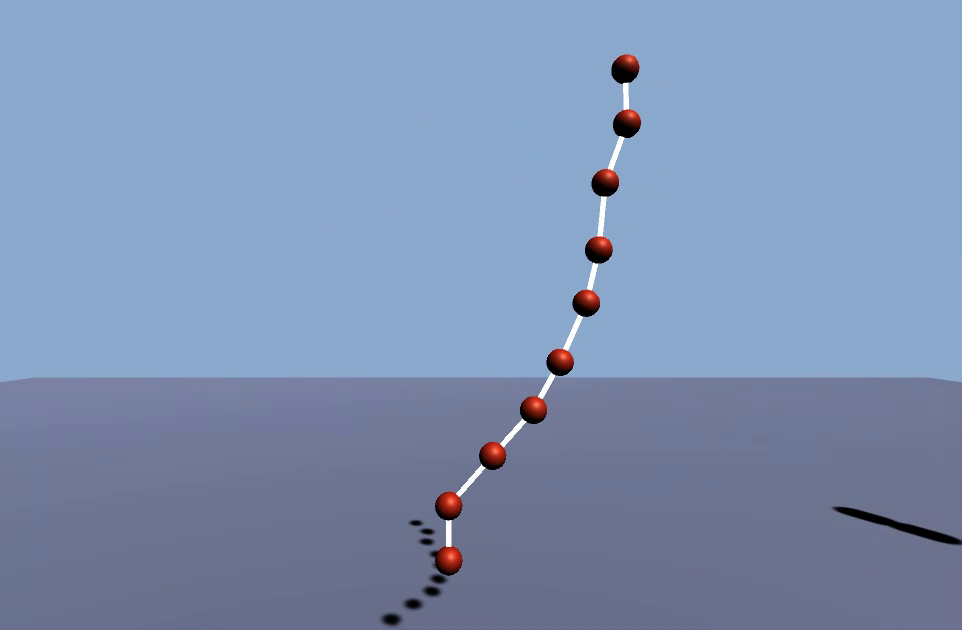
#> input picture frame 43 of python/movie_004.mp4, 962 x 630 px, given in place of senkei.mp4, which was not available
$ python markerget.py
#> lines starting #> are read from the running program, lines starting #| are printed output that depends on the picture; after the words box and inside, x2 and y2 are one past the last pixel; in counts of white or black regions, pixels touching at a corner belong together; long printed decimals are rounded; pictures that were not available may be replaced by others from this repository, and a replacement may not be noted
# -*- coding: utf-8 -*-
"""
Created on Tue Dec 15 15:37:09 2020

@author: 81808
"""
# Import Numpy for easy array manipulation
import numpy as np
# Import OpenCV for easy image rendering
import cv2
import math
from matplotlib import pyplot as plt
import csv
delay = 1
def red_detect(image):
    hsvLower = np.array([160,64,0])    # 抽出する色の下限(HSV)
    hsvUpper = np.array([179,255,255])    # 抽出する色の上限(HSV)
    hsv = cv2.cvtColor(image, cv2.COLOR_BGR2HSV) # 画像をHSVに変換
    hsv_mask = cv2.inRange(hsv, hsvLower, hsvUpper)    # HSVからマスクを作成
    hsvLower2 = np.array([0,64,0])    # 抽出する色の下限(HSV)
    hsvUpper2 = np.array([30,255,255])    # 抽出する色の上限(HSV)
    hsv_mask2 = cv2.inRange(hsv, hsvLower2, hsvUpper2)    # HSVからマスクを作成
    mask=hsv_mask+hsv_mask2
    mask2,center=analysis_blob(mask)
    for i in range(10):
        cv2.circle(image, (int(center[i][0]),int(center[i][1])), 3, (255, 0, 0), -1)

    return image,center


def analysis_blob(mask):
    label = cv2.connectedComponentsWithStats(mask)
    data = np.delete(label[2], 0, 0)
    center = np.delete(label[3], 0, 0)
    center2=np.zeros((10,2))
    if len(data)!=0:
        for i in range(10):
            max_index = np.argmax(data[:,4])
            print("center ",center[max_index])
            center2[i]=center[max_index]

            data=np.delete(data,max_index,0)
            center=np.delete(center,max_index,0)
    mask=cv2.cvtColor(mask,cv2.COLOR_GRAY2BGR)
    return mask,center2


cap = cv2.VideoCapture('senkei.mp4')
key = cv2.waitKey(1)&0xff
#> (key Esc is pressed here)

while True:
    ret, frame = cap.read()
#> frame is the input picture: shape (630, 962, 3); mean B, G, R 179, 146.4, 126.8
    print("aaa")

    if ret:
        red,centerr=red_detect(frame)
#> in red_detect, `hsv = cv2.cvtColor(image, cv2.COLOR_BGR2HSV)`: hsv: shape (630, 962, 3); mean H, S, V 108.6, 76, 179.8
#> in red_detect, `hsv_mask = cv2.inRange(hsv, hsvLower, hsvUpper)`:
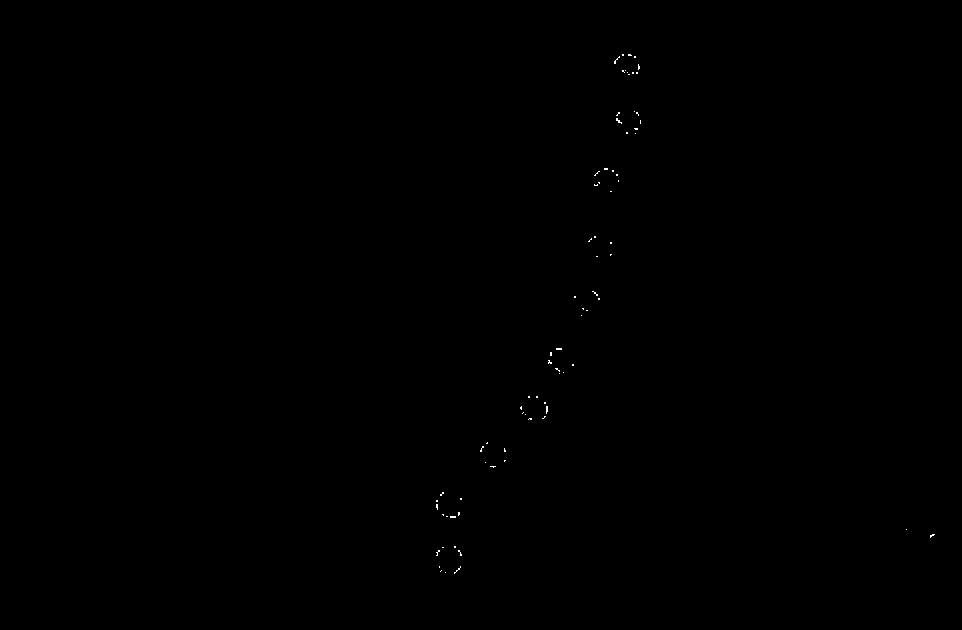
#> hsv_mask: shape (630, 962); 0.07% white in thin lines or dots, all inside (x1, y1, x2, y2) = (436, 54, 935, 574)
#> in red_detect, `hsv_mask2 = cv2.inRange(hsv, hsvLower2, hsvUpper2)`:
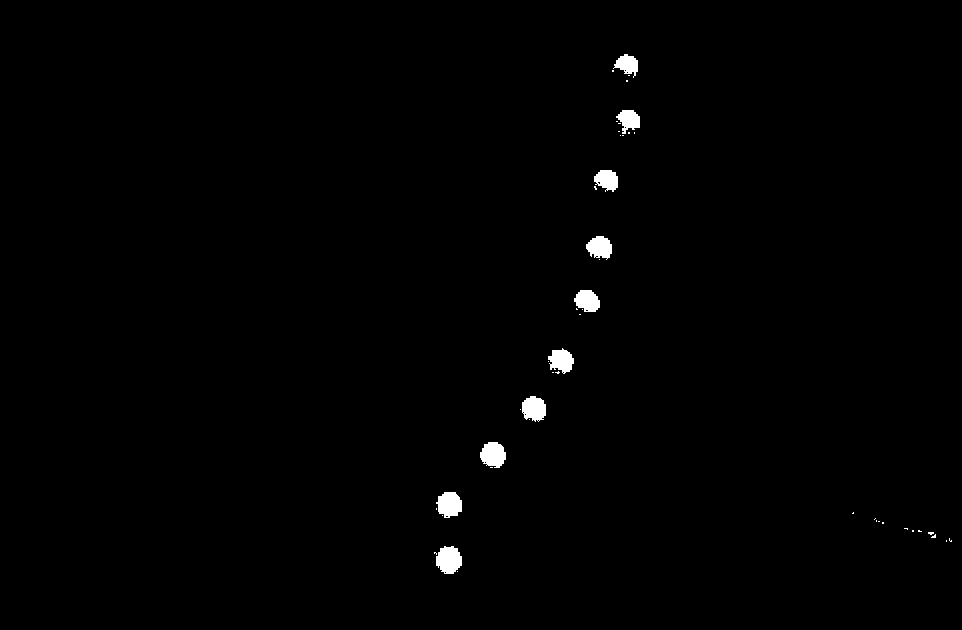
#> hsv_mask2: shape (630, 962); 0.76% white; 47 white regions (37 under 20 px), largest, box (x1, y1, x2, y2) and area: (436, 546, 462, 574) 561, (480, 442, 506, 468) 512, (436, 492, 462, 518) 510
#> in red_detect, `mask=hsv_mask+hsv_mask2`:
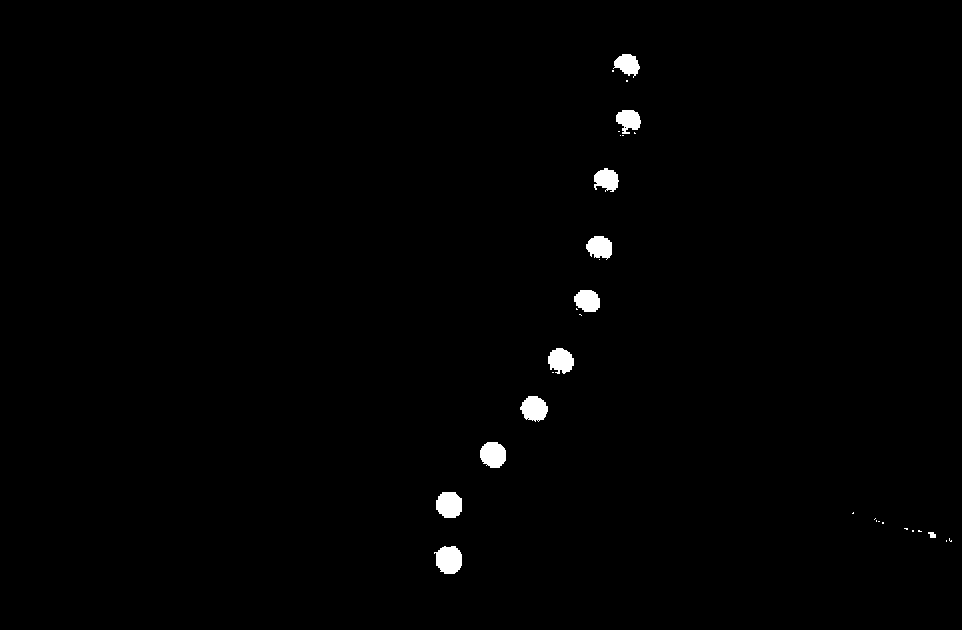
#> mask: shape (630, 962); 0.83% white; 31 white regions (20 under 20 px), largest, box (x1, y1, x2, y2) and area: (434, 546, 462, 574) 610, (436, 492, 462, 518) 563, (480, 442, 506, 468) 545
#> in analysis_blob, `data = np.delete(label[2], 0, 0)`: data = 31 rows, first 6: [613, 54, 27, 24, 399], [612, 70, 2, 2, 4], [626, 80, 2, 2, 4], [616, 110, 25, 24, 415], [618, 131, 2, 1, 2], [634, 132, 2, 2, 3]
#> in analysis_blob, `center = np.delete(label[3], 0, 0)`: center = 31 pairs, first value 448.6 to 949.8, second value 63.99 to 559.4
#> the loop in analysis_blob, `for i in range(10):` made 10 passes
#> max_index on passes 1 to 10: 30, 18, 17, 16, 14, 9, 10, 8, 3, 0
#| center  [448.559 559.390]
#| center  [448.826  504.401]
#| center  [492.754 454.290]
#| center  [533.868 408.282]
#| center  [560.5   360.254]
#| center  [599.398 246.801]
#| center  [587.143 300.370]
#| center  [606.189 179.317]
#> (further printed lines are left out)
#> after the loop in analysis_blob, `for i in range(10):`: center = 21 rows, first 8: [612.5, 70.5], [626.5, 80.5], [618.5, 131], [634.3, 132.7], [620, 135], [622.5, 135], [599, 259], [576.3, 308.7]; center2 = [[448.6, 559.4], [448.8, 504.4], [492.8, 454.3], [533.9, 408.3], [560.5, 360.3], [599.4, 246.8], [587.1, 300.4], [606.2, 179.3], [628.3, 119.9], [627.1, 63.99]]; data = 21 rows, first 6: [612, 70, 2, 2, 4], [626, 80, 2, 2, 4], [618, 131, 2, 1, 2], [634, 132, 2, 2, 3], [620, 135, 1, 1, 1], [622, 135, 2, 1, 2]
#> in red_detect, `mask2,center=analysis_blob(mask)`: center has the same summary as center2 in analysis_blob
#> after the loop in red_detect, `for i in range(10):`:
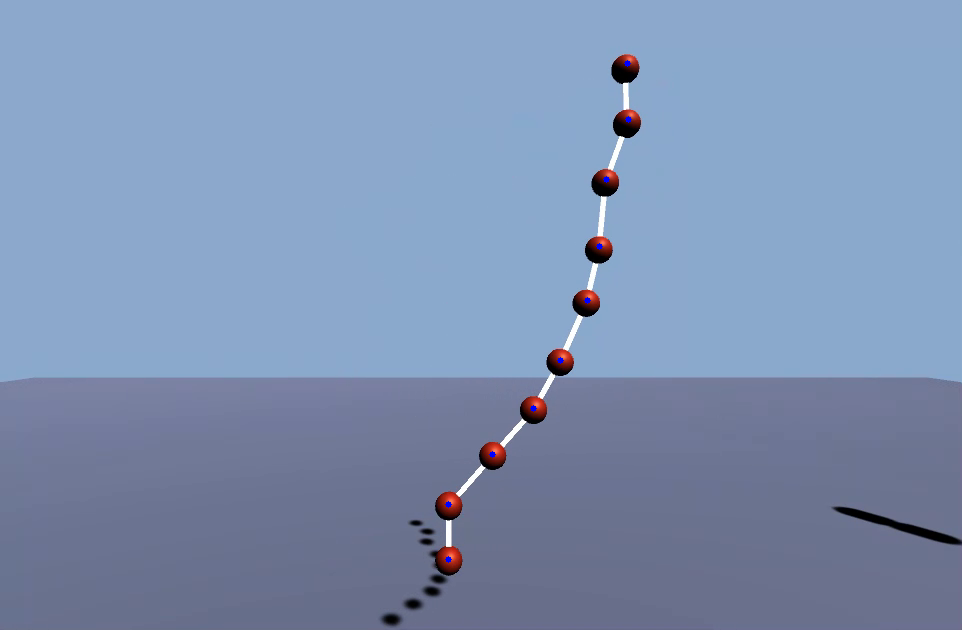
#> image: shape (630, 962, 3); 0.05% of pixels changed, all inside (x1, y1, x2, y2) = (445, 60, 632, 563)
#> centerr has the same summary as center2 in analysis_blob
        cv2.imshow("color",red)
        with open('senkei.csv','w',newline="") as f:
            writer = csv.writer(f)
            writer.writerow([centerr[0][0],centerr[0][1],centerr[1][0],centerr[1][1],centerr[2][0],centerr[2][1],centerr[3][0],centerr[3][1],centerr[4][0],centerr[4][1],centerr[5][0],centerr[5][1],centerr[6][0],centerr[6][1],centerr[7][0],centerr[7][1],centerr[8][0],centerr[8][1],centerr[9][0],centerr[9][1]])
        if cv2.waitKey(0)==27:#ESCキー
#> (key Esc is pressed here)
            break
    else:
        cap.set(cv2.CAP_PROP_POS_FRAMES, 0)

cv2.destroyWindow('color')
print("aaa")
"""
key = cv2.waitKey(1)&0xff
while(True):
    if cv2.waitKey(0)==27:#ESCキー
        cv2.destroyAllWindows()
        break
"""

$ run again, starting later in the video
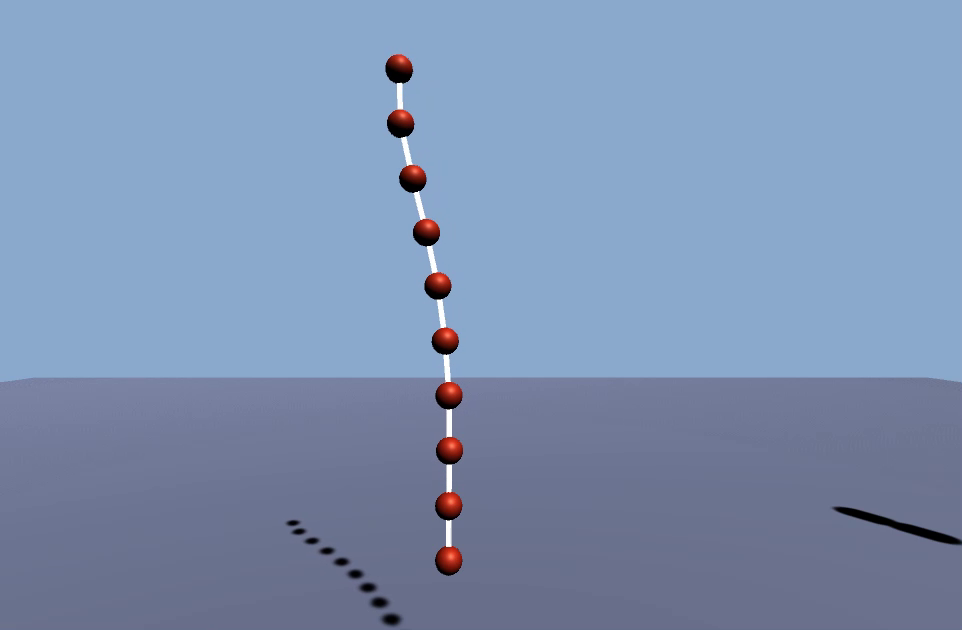
#> input picture frame 196 of python/movie_004.mp4, 962 x 630 px, given in place of senkei.mp4, which was not available
#> frame is the input picture: shape (630, 962, 3); mean B, G, R 178.8, 146.7, 126.1
#> hsv: shape (630, 962, 3); mean H, S, V 108.3, 76.7, 179.6
#> in red_detect, `hsv_mask = cv2.inRange(hsv, hsvLower, hsvUpper)`:
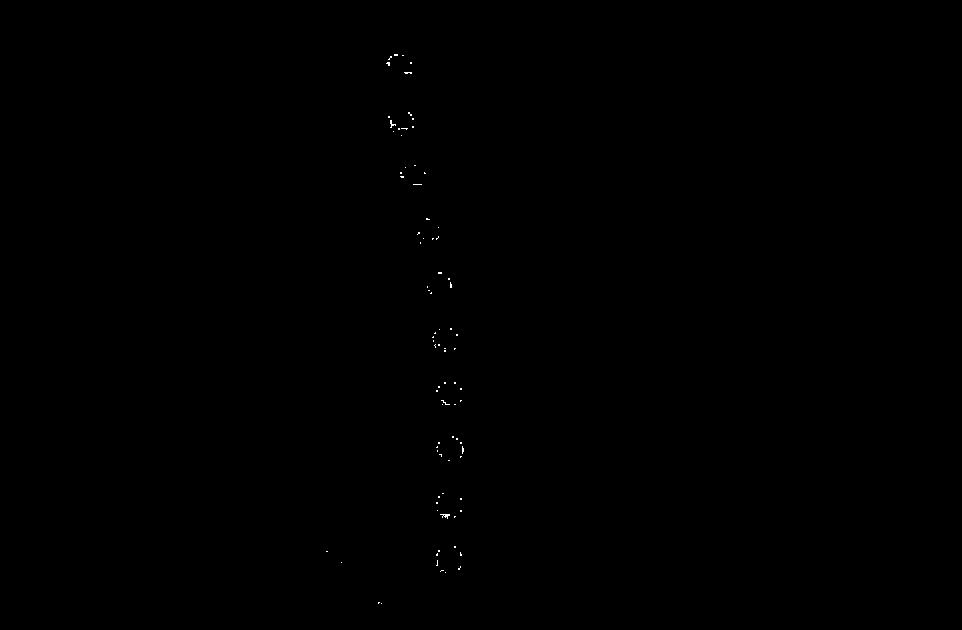
#> hsv_mask: shape (630, 962); 0.06% white in thin lines or dots, all inside (x1, y1, x2, y2) = (326, 54, 464, 604)
#> hsv_mask2: shape (630, 962); 0.78% white; 39 white regions (29 under 20 px), largest, box (x1, y1, x2, y2) and area: (436, 546, 462, 574) 563, (436, 492, 462, 520) 516, (436, 437, 462, 462) 504
#> in analysis_blob, `data = np.delete(label[2], 0, 0)`: data = 30 rows, first 6: [386, 54, 26, 24, 435], [402, 81, 1, 1, 1], [388, 110, 26, 22, 444], [400, 134, 2, 2, 4], [406, 134, 2, 2, 3], [400, 164, 26, 22, 449]
#> in analysis_blob, `center = np.delete(label[3], 0, 0)`: center = 30 pairs, first value 326.5 to 947, second value 64.81 to 621
#> the loop in analysis_blob, `for i in range(10):` made 10 passes
#> max_index on passes 1 to 8: 24, 14, 13, 11, 10, 8, 6, 5
#> (printed output is left out)
#> after the loop in analysis_blob, `for i in range(10):`: center = 20 rows, first 8: [402, 81], [400.5, 134.5], [406.3, 134.7], [430.5, 242.5], [435, 297], [449.5, 408], [851.7, 512.6], [859.5, 512.5]; center2 = [[448.7, 559.5], [448.7, 504.7], [449.7, 449.1], [449, 393.7], [445.2, 339.3], [438, 283.4], [426.7, 229.7], [412.9, 175.4], [400.6, 120.1], [399.5, 64.81]]; data = 20 rows, first 6: [402, 81, 1, 1, 1], [400, 134, 2, 2, 4], [406, 134, 2, 2, 3], [430, 242, 2, 2, 4], [435, 297, 1, 1, 1], [448, 408, 4, 1, 4]
#> in red_detect, `mask2,center=analysis_blob(mask)`: center has the same summary as center2 in analysis_blob
#> after the loop in red_detect, `for i in range(10):`:
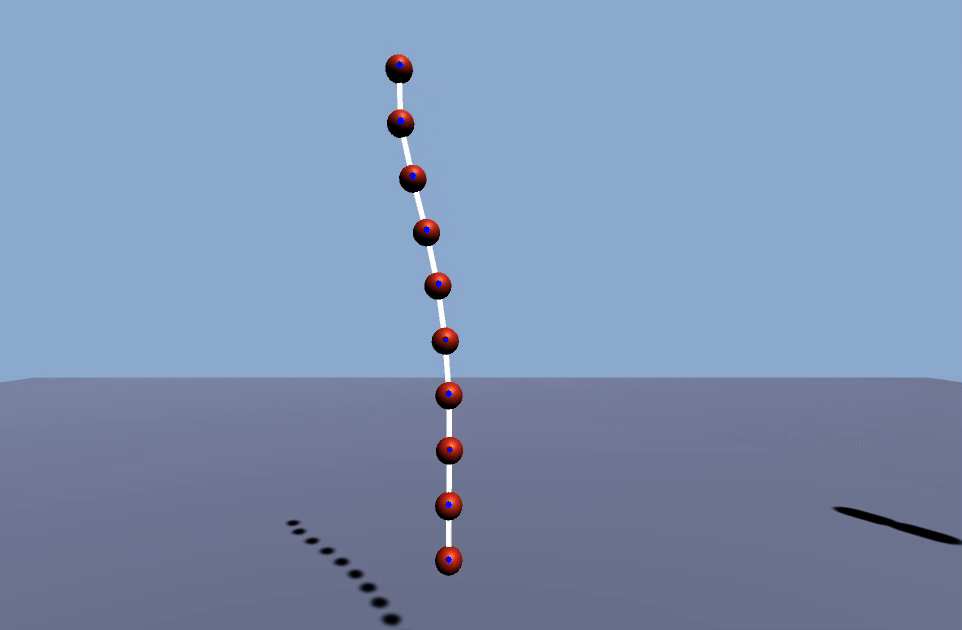
#> image: shape (630, 962, 3); 0.05% of pixels changed, all inside (x1, y1, x2, y2) = (396, 61, 453, 563)
#> centerr has the same summary as center2 in analysis_blob

$ run again, starting later in the video
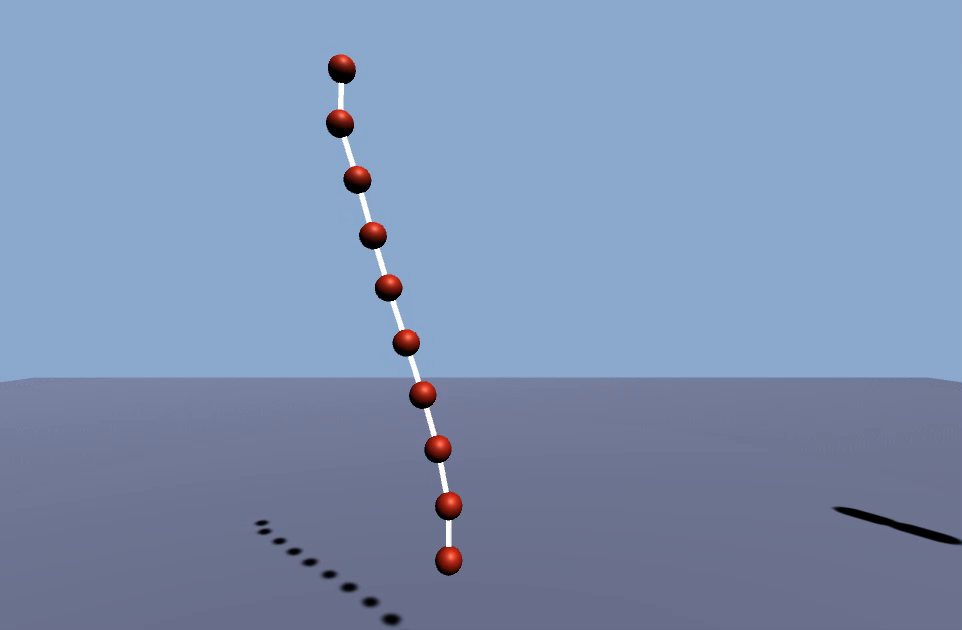
#> input picture frame 349 of python/movie_004.mp4, 962 x 630 px, given in place of senkei.mp4, which was not available
#> frame is the input picture: shape (630, 962, 3); mean B, G, R 178.8, 146.7, 126.2
#> hsv: shape (630, 962, 3); mean H, S, V 108.2, 76.7, 179.6
#> in red_detect, `hsv_mask = cv2.inRange(hsv, hsvLower, hsvUpper)`:
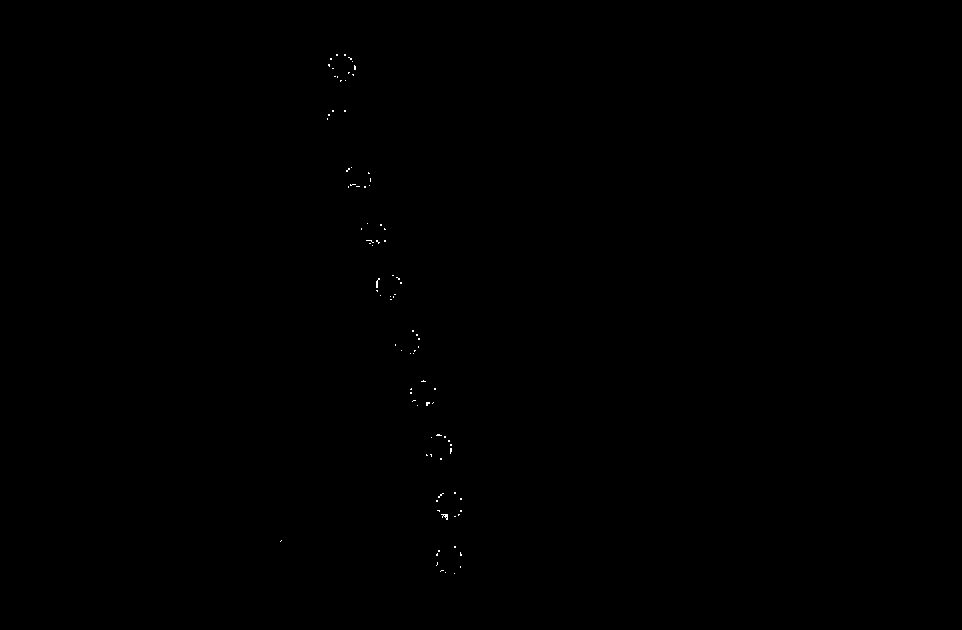
#> hsv_mask: shape (630, 962); 0.06% white in thin lines or dots, all inside (x1, y1, x2, y2) = (280, 54, 462, 574)
#> hsv_mask2: shape (630, 962); 0.79% white; 50 white regions (40 under 20 px), largest, box (x1, y1, x2, y2) and area: (436, 546, 462, 574) 569, (436, 492, 462, 520) 509, (426, 436, 452, 460) 493
#> in analysis_blob, `data = np.delete(label[2], 0, 0)`: data = 39 rows, first 6: [328, 54, 28, 24, 465], [338, 80, 1, 1, 1], [340, 80, 2, 2, 4], [343, 80, 1, 2, 2], [345, 80, 3, 2, 4], [327, 110, 27, 22, 446]
#> in analysis_blob, `center = np.delete(label[3], 0, 0)`: center = 39 pairs, first value 280.7 to 947, second value 64.99 to 619
#> the loop in analysis_blob, `for i in range(10):` made 10 passes
#> max_index on passes 1 to 8: 35, 25, 23, 21, 17, 16, 16, 0
#> (printed output is left out)
#> after the loop in analysis_blob, `for i in range(10):`: center = 29 pairs, first value 280.7 to 947, second value 80 to 619; center2 = [[448.7, 559.5], [448.8, 504.8], [438.2, 447.2], [422.7, 393.2], [388.6, 285.7], [373, 233.1], [406.5, 340.8], [342, 64.99], [357.2, 176.3], [340.3, 120]]; data = 29 rows, first 6: [338, 80, 1, 1, 1], [340, 80, 2, 2, 4], [343, 80, 1, 2, 2], [345, 80, 3, 2, 4], [330, 129, 2, 1, 2], [334, 132, 1, 2, 2]
#> in red_detect, `mask2,center=analysis_blob(mask)`: center has the same summary as center2 in analysis_blob
#> after the loop in red_detect, `for i in range(10):`:
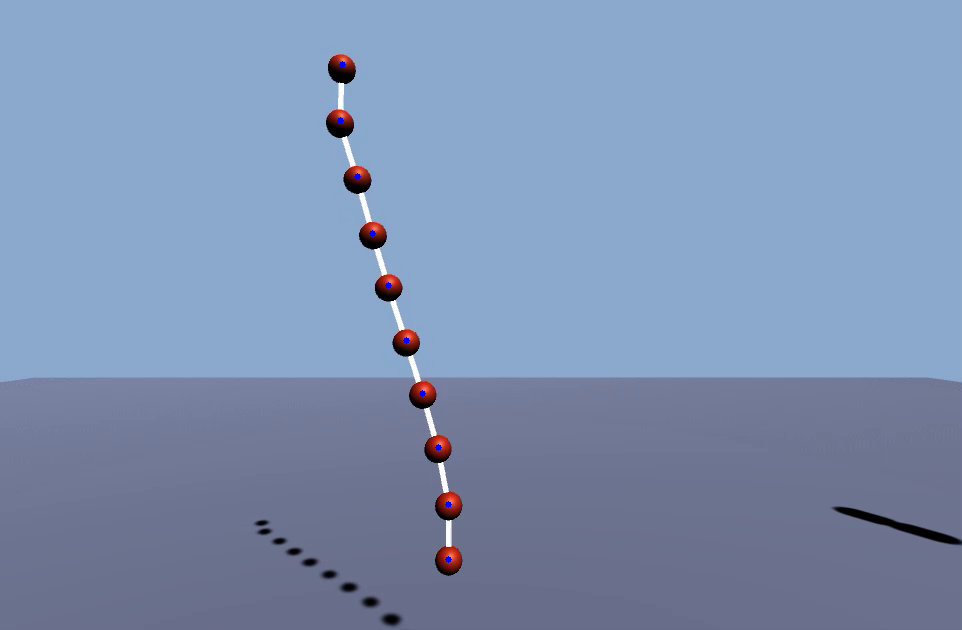
#> image: shape (630, 962, 3); 0.05% of pixels changed, all inside (x1, y1, x2, y2) = (337, 61, 452, 563)
#> centerr has the same summary as center2 in analysis_blob
